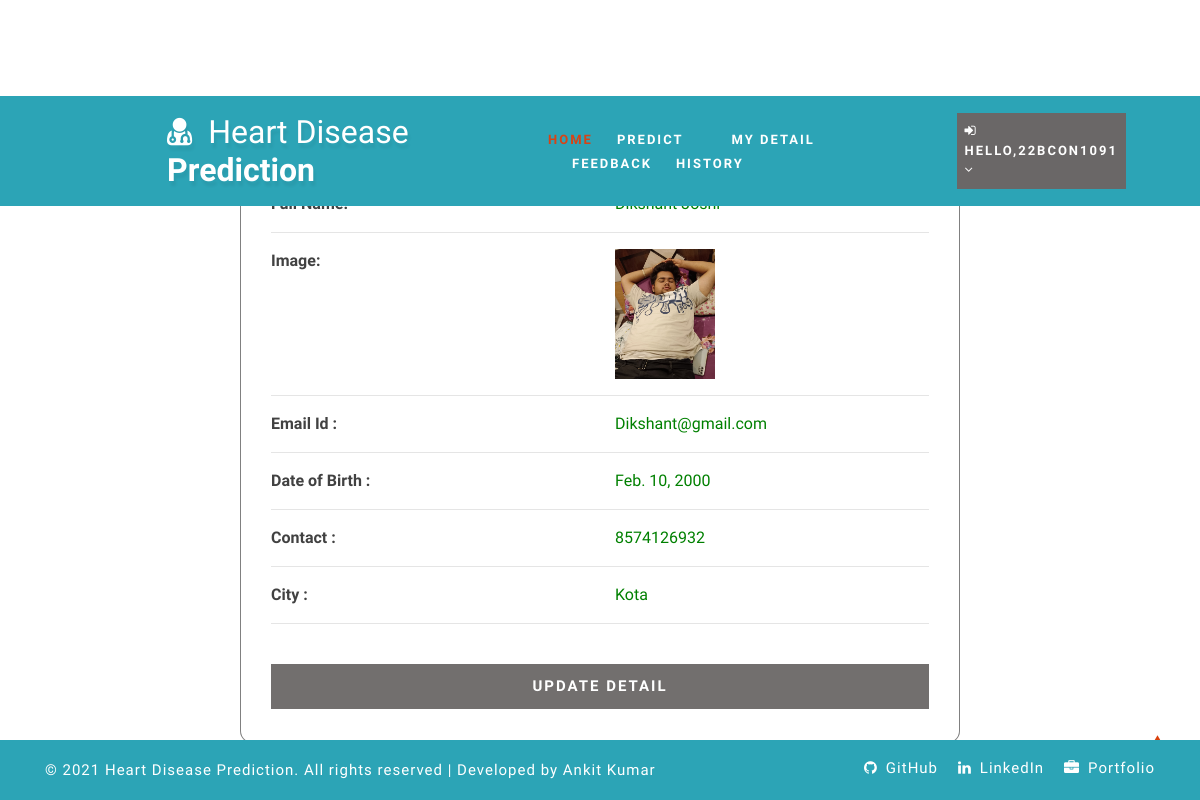
The page /profile_doctor (signed in) on the database its author committed.
### health/models.py (models this page shows, shortened)
class Patient(models.Model):
    user = models.ForeignKey(User, on_delete=models.CASCADE, null=True)
    contact = models.CharField(max_length=100, null=True)
    address = models.CharField(max_length=100, null=True)
    dob = models.DateField(null=True)
    image = models.FileField(null=True)

### health/views.py (the view)
# urls.py: path('profile_doctor', View_My_Detail,name="profile_doctor"),
@login_required(login_url="login")
def View_My_Detail(request):
    terror = ""
    user = User.objects.get(id=request.user.id)
    error = ""
    try:
        sign = Patient.objects.get(user=user)
        error = "pat"
    except:
        sign = Doctor.objects.get(user=user)
    d = {'error': error,'pro':sign}
    return render(request,'profile_doctor.html',d)

### health/templates/profile_doctor.html (shortened to what this page needs)
{% extends 'index.html' %}
{% load static %}
{% block body %}
<div class="container" style="width:60%;margin-top:8%;margin-bottom:5%;background:white;border-radius:2%;border:1px solid grey">
    <br>
    <h2 class="w3ls-title text-uppercase text-dark font-weight-bold" align="center">My Detail</h2>
<div align="left" class="container-fluid" style="width:100%;margin-bottom:5%">
    <hr><div class="row" >
        <div class="col-md-6 div2" style="color: #414141; font-weight: 900;">
            <strong>Full Name:</strong>
        </div>
        <div class="col-md-6 div1">
        </div>
    </div><hr>
    <div class="row">
        <div class="col-md-6 div2" style="color: #414141; font-weight: 900;">
            <strong>Image:</strong>
        </div>
        <div class="col-md-6">
            <img src="{{pro.image.url}}" style="width:100px;height:130px"></img>
        </div></div><hr>
    <div class="row">
        <div class="col-md-6 div2" style="color: #414141; font-weight: 900;">
            <strong>Email Id :</strong>
        </div>
        <div class="col-md-6 div1">
            {{pro.user.email}}
        </div>
    </div><hr>
     <div class="row">
        <div class="col-md-6 div2" style="color: #414141; font-weight: 900;">
            <strong>Date of Birth :</strong>
        </div>
        <div class="col-md-6 div1">
            {{pro.dob}}
        </div>
    </div><hr>
     <div class="row">
        <div class="col-md-6 div2" style="color: #414141; font-weight: 900;">
            <strong>Contact :</strong>
        </div>
        <div class="col-md-6 div1">
            {{pro.contact}}
        </div>
     </div><hr>
    <div class="row">
        <div class="col-md-6 div2" style="color: #414141; font-weight: 900;">
            <strong>City :</strong>
        </div>
        <div class="col-md-6 div1">
            {{pro.address}}
        </div>
    </div><hr>
    <div class="login px-sm-12" style="width:100%">
    <a href="{% url 'edit_profile' %}">
        <button class="btn submit mt-4 " style="width:100%; background-color: #726f6e;">Update Detail</button>
    </a>
    </div>
</div>
</div>
{% endblock %}

### health/templates/index.html (shortened to what this page needs)
<!DOCTYPE html>
{% load static %}
<html lang="zxx">
<head>
    <link rel="stylesheet" href="{% static 'css/bootstrap.css' %}">
    <link href="{% static 'css/css_slider.css' %}" type="text/css" rel="stylesheet" media="all">
    <link rel="stylesheet" href="{% static 'css/style.css' %}" type="text/css" media="all" />
    <link href="{% static 'css/font-awesome.min.css' %}" rel="stylesheet">
    <link rel='stylesheet' type='text/css' href="https://cdn.datatables.net/1.10.21/css/jquery.dataTables.min.css">
    <link rel='stylesheet' type='text/css'
        href="https://cdn.datatables.net/buttons/1.6.2/css/buttons.dataTables.min.css">
</head>
<body>
    <header>
        <div class="main-top" style="background:rgb(44, 164, 182)">
            <div class="container-fluid">
                <div class="header d-md-flex justify-content-between align-items-center py-3">
                    <div id="logo" style="margin-left:13%">
                        <h1>
                            <a href="index.html">
                                <span class="fa fa-user-md mr-2"></span>
                                <span class="logo-sp">Heart Disease</span> Prediction
                            </a>
                        </h1>
                    </div>
                    {% if request.user.is_staff %}
                    <div class="nav_w3ls" style="margin-right:4%">
                        <nav>
                            <label for="drop1" class="toggle">Menu</label>
                            <input type="checkbox" id="drop1" />
                            <ul class="menu" style="padding:15px;width:100%">
                                <li class="mx-lg-4 mx-md-3 my-md-0 my-2"><a href="{% url 'admin_home' %}">Home</a></li>
                                <li>
                                    <label for="drop-2" class="toggle toogle-2"> <span class="fa fa-angle-down"
                                            aria-hidden="true"></span>
                                    </label>
                                    <a href="#"> Doctor <span class="fa fa-angle-down" aria-hidden="true"></span></a>
                                    <ul style="margin-top:2%;width:40%;margin-right:0%">
                                        <li style="width:100%;"><a href="/add_doctor" class="drop-text">Add Doctor</a>
                                        </li>
                                        <li style="width:100%;"><a href="/view_doctor" class="drop-text">View Doctor</a>
                                        </li>
                                    </ul>
                                </li>
                                <li class="mx-lg-4 mx-md-3 my-md-0 my-2"><a href="/view_patient">Patient</a></li>
                                <li class="mx-lg-4 mx-md-3 my-md-0 my-2">
                                    <a href="/view_search_pat">Searched Data</a>
                                </li>
                                <li><a href="/view_feedback">Feedback</a></li>
                            </ul>
                        </nav>
                    </div>
                    <div class="nav_w3ls" style="margin-right:3%">
                        <nav>
                            <label for="drop2" class="toggle">Menu</label>
                            <input type="checkbox" id="drop2" />
                            <ul class="menu">
                                <li class="mx-lg-4 mx-md-3 my-md-0 my-2" style="background:red;padding:8px">
                                    <label for="drop-2" class="toggle toogle-2"> <span class="fa fa-angle-down"
                                            aria-hidden="true"></span>
                                    </label>
                                    <a href="#"><i class="fa fa-user"></i> {{request.user.username}} <span
                                            class="fa fa-angle-down" aria-hidden="true"></span></a>
                                    <ul style="margin-top:10%;width:80%;margin-right:5%">
                                        <li style="width:100%;"><a href="{% url 'change_password' %}"
                                                class="drop-text">Password</a></li>
                                        <li style="width:100%;"><a href="{% url 'logout' %}"
                                                class="drop-text">Logout</a></li>
                                    </ul>
                                </li>
                            </ul>
                        </nav>
                    </div>
                    {% elif request.user.patient_set.all.0 %}
                    <div class="nav_w3ls" style="margin-left:5%;font-weight:bold">
                        <nav>
                            <ul class="menu" style="padding:15px;width:100%">
                                <li><a href="{% url 'patient_home' %}" class="active">Home</a></li>
                                <li class="mx-lg-4 mx-md-3 my-md-0 my-2"><a href="/add_heartdetail">Predict</a></li>
                                <li class="mx-lg-4 mx-md-3 my-md-0 my-2"><a href="/profile_doctor">My Detail</a></li>
                                <li class="mx-lg-4 mx-md-3 my-md-0 my-2"><a href="/sent_feedback">Feedback</a></li>
                                <li><a href="/view_search_pat">History</a></li>
                            </ul>
                        </nav>
                    </div>
                    <div class="nav_w3ls" style="margin-right:3%">
                        <nav>
                            <ul class="menu">
                                <li class="mx-lg-4 mx-md-3 my-md-0 my-2" style="background:#6a6767;padding:8px">
                                    <a href="#"><i class="fa fa-sign-in"></i> Hello,{{request.user.username}} <span
                                            class="fa fa-angle-down" aria-hidden="true"></span></a>
                                </li>
                            </ul>
                        </nav>
                    </div>
                    {% endif %}
                </div>
            </div>
        </div>
    </header>
    {% block body %}
    {% endblock %}
    <div class="copy-w3pvt fixed-bottom" style="background:rgb(44, 164, 182);color:white">
        <div class="container py-3">
            <div class="row">
                <div class="col-lg-7 w3ls_footer_grid1_left text-lg-left text-center">
                    <p style="color:white">&copy; 2021 Heart Disease Prediction. All rights reserved | Developed by
                        Ankit Kumar </a>
                    </p>
                </div>
                <div class="col-lg-5 w3ls_footer_grid_left1_pos text-lg-right text-center mt-lg-0 mt-2">
                    <ul style="color:white">
                        <li>
                            <a href="https://github.com/ankit-kumarz" target="_blank" style="color:white"
                                class="github">
                                <span class="fa fa-github mr-2"></span>GitHub</a>
                        </li>
                        <li class="mx-3">
                            <a href="https://www.linkedin.com/in/ankitkumarz" target="_blank" style="color:white"
                                class="linkedin">
                                <span class="fa fa-linkedin mr-2"></span>LinkedIn</a>
                        </li>
                        <li>
                            <a href="https://ankit-kumarz.github.io/Ankit-s-Portfolio/" target="_blank"
                                style="color:white" class="portfolio">
                                <span class="fa fa-briefcase mr-2"></span>Portfolio</a>
                        </li>
                    </ul>
                </div>
            </div>
        </div>
    </div>
</body>
</html>

### health/static/css/style.css (style rules this page uses)
body { padding: 0; margin: 0; background: #FFF; font-family: 'Quicksand', sans-serif; }
body a, body button { transition: 0.5s all; -webkit-transition: 0.5s all; -moz-transition: 0.5s all; -o-transition: 0.5s all; -ms-transition: 0.5s all; text-decoration: none; }
html { scroll-behavior: smooth; }
h1, h2, h3, h4, h5, h6 { margin: 0; padding: 0; font-family: 'Mukta', sans-serif; }
p { margin: 0; padding: 0; font-size: 15px; letter-spacing: 1px; line-height: 1.9; color: #999; font-family: 'Quicksand', sans-serif; }
ul, ol { margin: 0; padding: 0; }
.main-top { position: absolute; z-index: 999; width: 100%; background: rgba(0, 0, 0, 0.4); }
nav { margin: 0; padding: 0; }
#logo a { float: left; display: initial; font-weight: 700; font-size: 32px; color: #fff; text-shadow: 2px 5px 3px rgba(0, 0, 0, 0.06); padding: 0; }
span.logo-sp { font-weight: 100; }
nav:after { content: ""; display: table; clear: both; }
nav ul { float: right; padding: 0; margin: 0; list-style: none; position: relative; }
nav ul li { margin: 0px; display: inline-block; float: left; }
nav a { padding: 0; color: #fff; font-size: 13px; letter-spacing: 2px; font-weight: 700; text-transform: uppercase; display: inline-block; transition: 0.5s all; -webkit-transition: 0.5s all; -moz-transition: 0.5s all; -o-transition: 0.5s all; -ms-transition: 0.5s all; }
.menu li a.active, .menu li a:hover { color: #2196f3; transition: 0.5s all; -webkit-transition: 0.5s all; -moz-transition: 0.5s all; -o-transition: 0.5s all; -ms-transition: 0.5s all; color: #d84315; }
li>a:only-child:after { content: ''; }
.w3ls_footer_grid_left1_pos ul li, ul.list-part li { display: inline-block; }
.w3ls_footer_grid_left1_pos ul li a { color: #000; text-decoration: none; letter-spacing: 1px; font-size: 15px; }
.w3ls_footer_grid1_left p { color: #484848; font-weight: 500; }
.login button { background: #d84315; color: #fff; font-weight: 600; letter-spacing: 2px; font-size: 15px; padding: 10px 30px; text-transform: uppercase; border-radius: 0px; }

### health/templates/profile_doctor.html (style rules this page uses)
.div1 { color:green; }
.div2 { color:red; }

### rows shown on the page
Patient: image (picture), user.email "Dikshant@gmail.com", dob "Feb. 10, 2000", contact "8574126932", address "Kota"

### other values the page prints
{{ request.user.username }} "22BCON1091"
